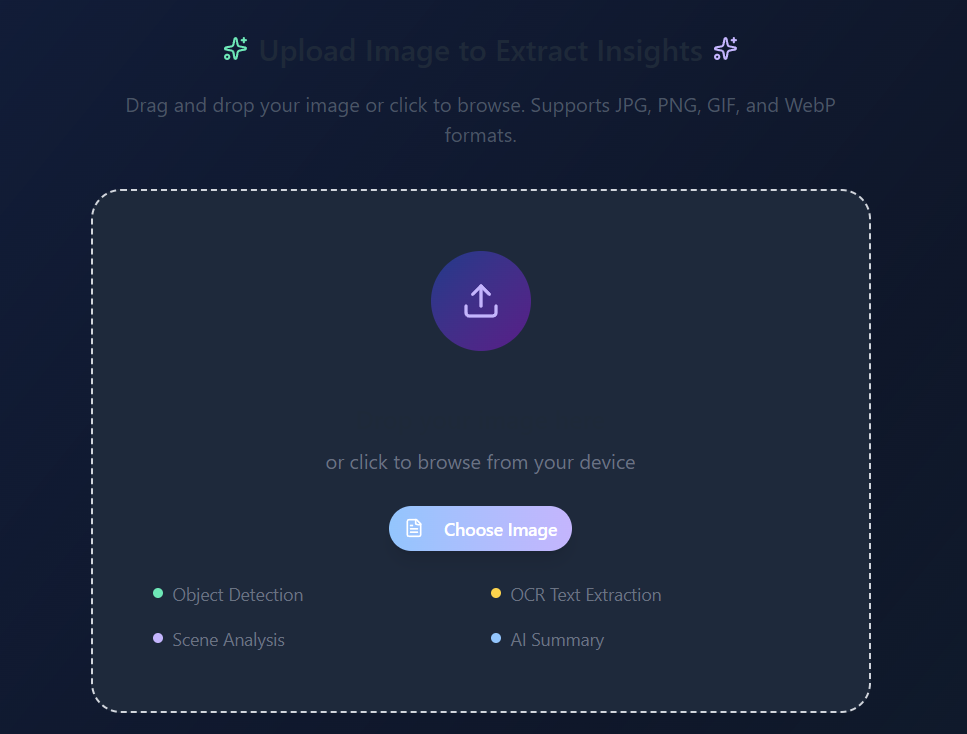
#> input picture Frontend/src/assets/ae38c930a6ad64c8b84cd1fbc78beda4fba22453.png, 967 x 734 px
$ python -i forensic_analysis.py   (imports and definitions only)
#> lines starting #> are read from the running program, lines starting #| are printed output that depends on the picture
from __future__ import annotations

from pathlib import Path
from typing import Any
from tempfile import NamedTemporaryFile

import cv2
import numpy as np
from PIL import Image, ImageChops


def _run_ela(image_path: Path) -> dict[str, Any]:
    with Image.open(image_path).convert("RGB") as source:
        with NamedTemporaryFile(suffix=".jpg", delete=False) as temp:
            temp_path = Path(temp.name)

        source.save(temp_path, "JPEG", quality=90)
        with Image.open(temp_path).convert("RGB") as recompressed:
            diff = ImageChops.difference(source, recompressed)
            diff_arr = np.asarray(diff).astype(np.float32)
            ela_score = float(np.mean(diff_arr) / 255.0)

    try:
        temp_path.unlink(missing_ok=True)
    except Exception:
        pass

    return {
        "ela_score": round(ela_score, 4),
        "ela_suspicious": ela_score > 0.12,
    }


def _compression_artifacts(image_path: Path) -> dict[str, Any]:
    image = cv2.imread(str(image_path), cv2.IMREAD_GRAYSCALE)
    if image is None:
        return {"blockiness": 0.0, "artifact_suspicious": False}

    vertical_diff = np.abs(np.diff(image.astype(np.float32), axis=1))
    horizontal_diff = np.abs(np.diff(image.astype(np.float32), axis=0))

    block_edges_v = vertical_diff[:, 7::8]
    block_edges_h = horizontal_diff[7::8, :]

    blockiness = float((np.mean(block_edges_v) + np.mean(block_edges_h)) / 2.0 / 255.0)
    return {
        "blockiness": round(blockiness, 4),
        "artifact_suspicious": blockiness > 0.10,
    }


def _noise_inconsistency(image_path: Path) -> dict[str, Any]:
    image = cv2.imread(str(image_path), cv2.IMREAD_GRAYSCALE)
    if image is None:
        return {"noise_inconsistency": 0.0, "noise_suspicious": False}

    denoised = cv2.GaussianBlur(image, (3, 3), 0)
    noise_map = cv2.absdiff(image, denoised)

    h, w = noise_map.shape
    h2, w2 = h // 2, w // 2
    quadrants = [
        noise_map[:h2, :w2],
        noise_map[:h2, w2:],
        noise_map[h2:, :w2],
        noise_map[h2:, w2:],
    ]

    quad_means = [float(np.mean(q)) for q in quadrants if q.size > 0]
    inconsistency = float(np.std(quad_means) / 255.0) if quad_means else 0.0

    return {
        "noise_inconsistency": round(inconsistency, 4),
        "noise_suspicious": inconsistency > 0.06,
    }


def analyze_forensic_signals(image_path: Path) -> dict[str, Any]:
    ela = _run_ela(image_path)
#> in _run_ela, `diff_arr = np.asarray(diff).astype(np.float32)`:
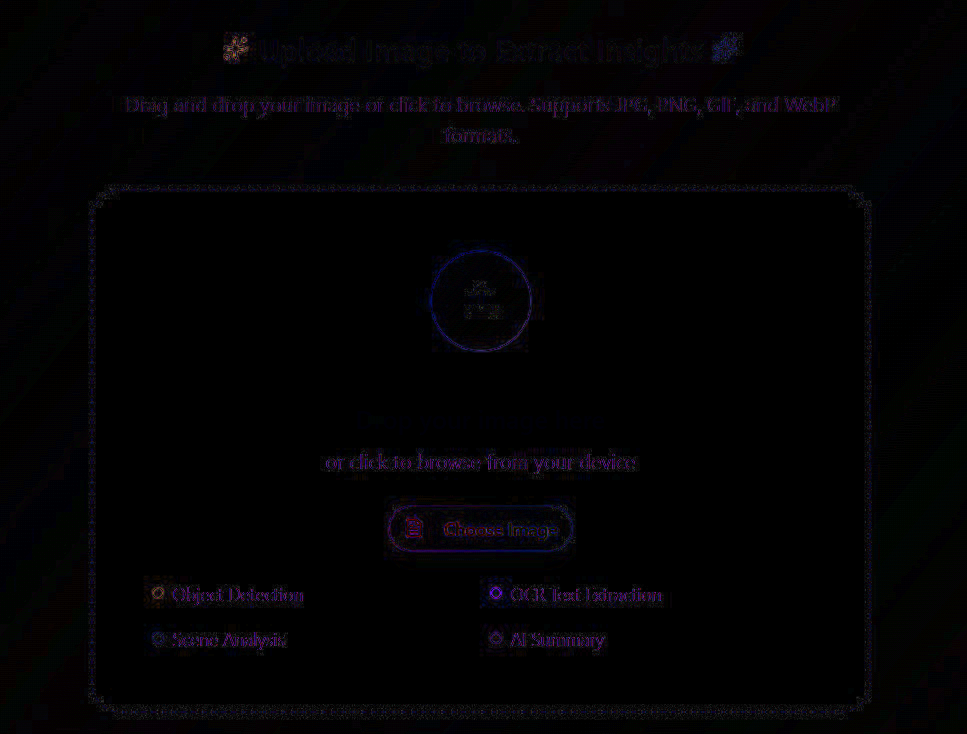
#> diff_arr: shape (734, 967, 3) float32; mean R, G, B 0.7, 0.5, 0.8; drawn with min black and max white
#> in _run_ela, `ela_score = float(np.mean(diff_arr) / 255.0)`: ela_score = 0.00261
#> ela = {'ela_score': 0.0026, 'ela_suspicious': False}
    compression = _compression_artifacts(image_path)
#> in _compression_artifacts, `image = cv2.imread(str(image_path), cv2.IMREAD_GRAYSCALE)`:
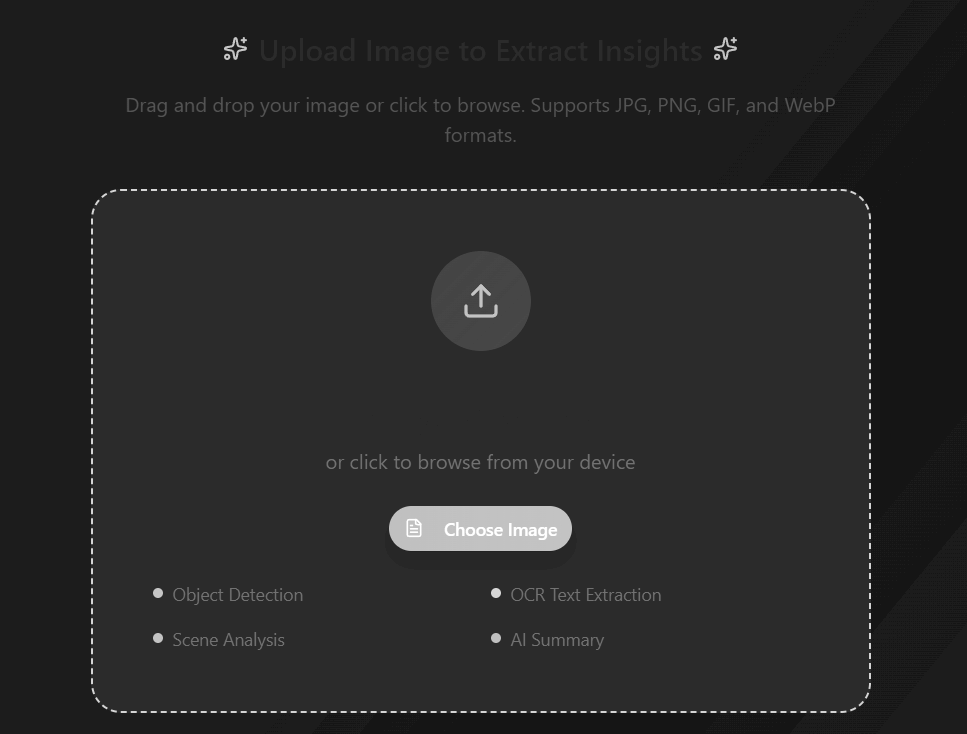
#> image: shape (734, 967); min 21, max 255, mean 39.4
#> in _compression_artifacts, `vertical_diff = np.abs(np.diff(image.astype(np.float32), axis=1))`:
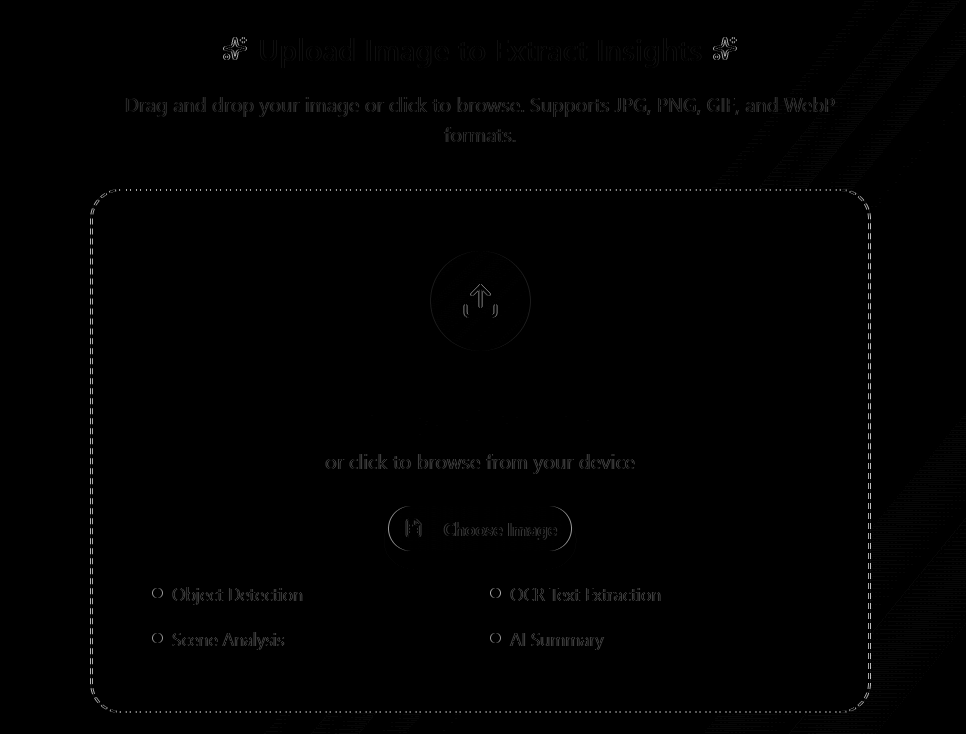
#> vertical_diff: shape (734, 966) float32; min 0, max 192, mean 1.2
#> in _compression_artifacts, `block_edges_v = vertical_diff[:, 7::8]`:
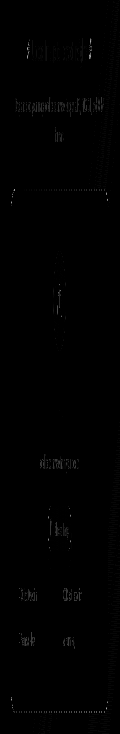
#> block_edges_v: shape (734, 120) float32; min 0, max 170, mean 0.9
#> in _compression_artifacts, `block_edges_h = horizontal_diff[7::8, :]`:
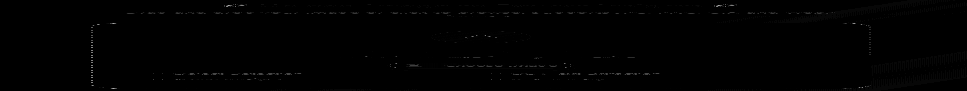
#> block_edges_h: shape (91, 967) float32; min 0, max 174, mean 0.9
#> in _compression_artifacts, `blockiness = float((np.mean(block_edges_v) + np.mean(block_edges_h)) /..`: blockiness = 0.00355
#> compression = {'blockiness': 0.0036, 'artifact_suspicious': False}
    noise = _noise_inconsistency(image_path)
#> in _noise_inconsistency, `quad_means = [float(np.mean(q)) for q in quadrants if q.size > 0]`: quad_means = [0.746, 0.93, 0.984, 1.22]
#> in _noise_inconsistency, `inconsistency = float(np.std(quad_means) / 255.0) if quad_means else 0.0`: inconsistency = 0.000664
#> noise = {'noise_inconsistency': 0.0007, 'noise_suspicious': False}

    suspicious_count = sum(
        [
            bool(ela["ela_suspicious"]),
            bool(compression["artifact_suspicious"]),
            bool(noise["noise_suspicious"]),
        ]
    )
#> suspicious_count = 0

    confidence = min(1.0, 0.25 + suspicious_count * 0.2)
#> confidence = 0.25

    return {
        "ela": ela,
        "compression_artifacts": compression,
        "noise_analysis": noise,
        "manipulation_suspicion_level": "high" if suspicious_count >= 2 else "medium" if suspicious_count == 1 else "low",
        "confidence": round(confidence, 3),
    }

>>> result = analyze_forensic_signals('../Frontend/src/assets/ae38c930a6ad64c8b84cd1fbc78beda4fba22453.png')
#> result = 5 items
